Frame 1 (no input): blank canvas, image omitted
Frame 60 (the mouse pressed at the canvas centre just before this capture): blank canvas, image omitted
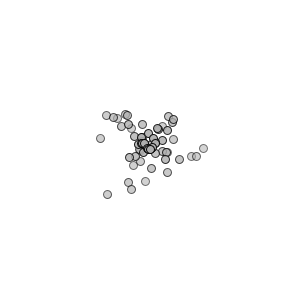
Frame 120 (the mouse held since frame 60 and released just before this capture)

The Processing sketch whose frames 1 and 60 were blank and that drew this single picture after the mouse press (run headless with seeded random() and noise(); from frame 60 on, the mouse is pressed at the canvas centre):

// Processing sketch: Particle102
// ── Particle102.pde
import java.util.*;
ArrayList<Particle> particles;

void setup() {
    size(300, 300);
    particles = new ArrayList<Particle>();
}

void draw() {
    background(255);
    if (mousePressed) {
        particles.add(new Particle(new PVector(mouseX, mouseY)));
    }
    Iterator<Particle> it = particles.iterator();
    while(it.hasNext()) {
        Particle p = it.next();
        p.run();
        if (p.is_dead()) {
            it.remove();
        }
    }
}

// ── Particle.pde
class Particle {
    PVector location;
    PVector velocity;
    PVector acceleration;
    float lifespan;
    
    Particle(PVector _location) {
        location = _location.get();
        acceleration = new PVector(0, 0.05);
        velocity = new PVector(random( -1, 1), random( -2, 0));
        lifespan = 255;
    }
    
    void run() {
        update();
        display();
    }
    
    void update() {
        velocity.add(acceleration);
        location.add(velocity);
        lifespan -= 2;
    }
    
    void display() {
        stroke(0, lifespan);
        fill(175, lifespan);
        ellipse(location.x, location.y, 8, 8);
    }
    
    boolean is_dead() {
        return lifespan <= 0;
    }
}
